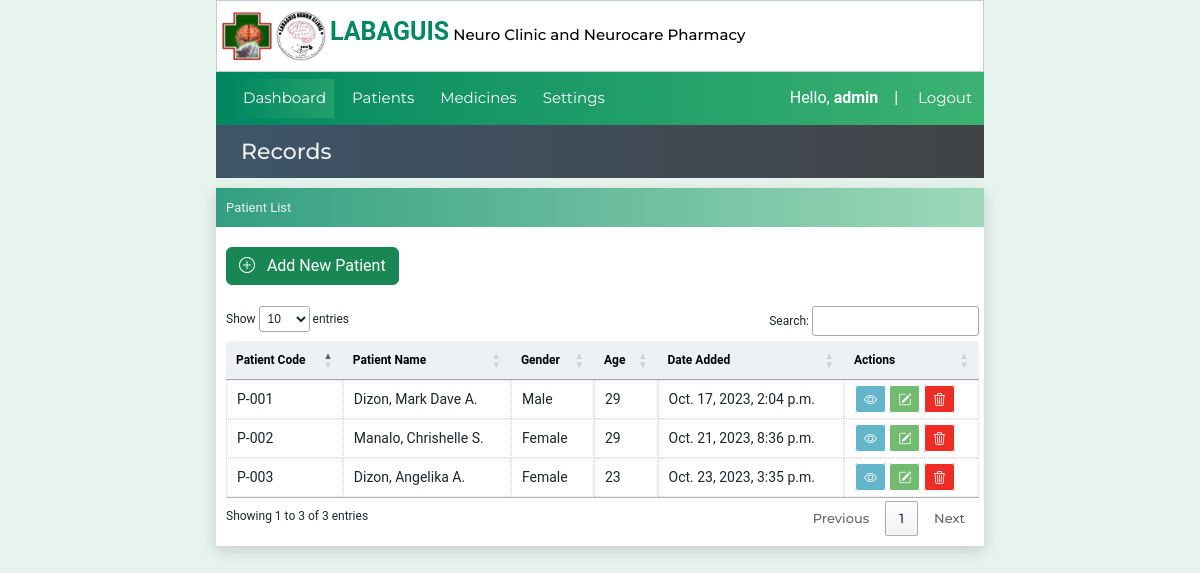
The app's page /patienttable (signed in), older data.
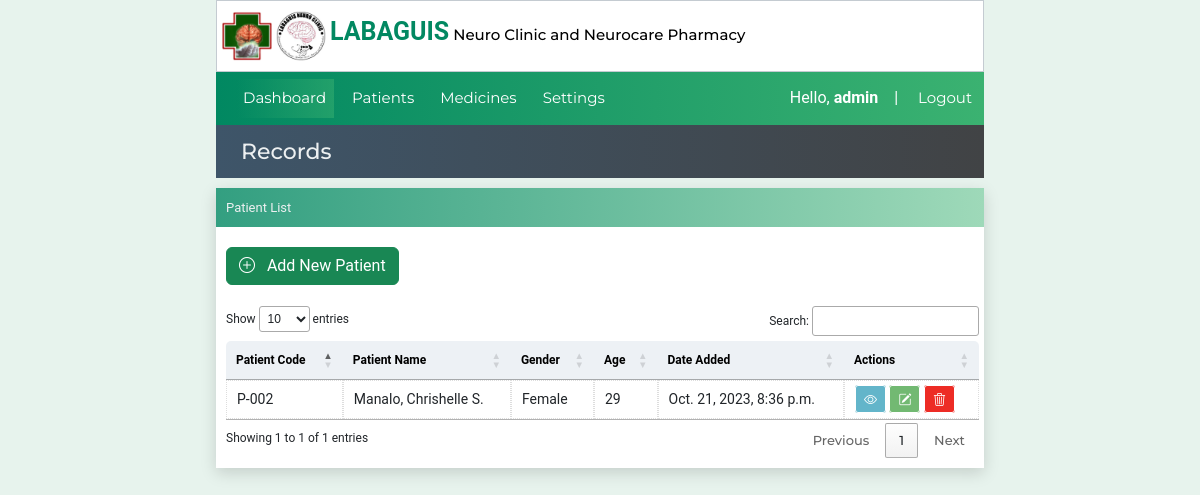
The same page, newer data.
### website/models.py (models this page shows, shortened)
class Patient(models.Model):
    created_at = models.DateTimeField(auto_now_add=True)
    patient_code=models.CharField(max_length=50)
    first_name = models.CharField(max_length=50)
    middle_name = models.CharField(max_length=50)
    last_name = models.CharField(max_length=50)
    age = models.CharField(max_length=50)
    bday = models.CharField(max_length=50,default='')
    civil_status = models.CharField(max_length=50,default='')
    gender = models.CharField(max_length=50)
    address = models.CharField(max_length=100)
    contact_number = models.CharField(max_length=50)
    srID = models.CharField(max_length=50,null=True, blank=True)
    pwdID = models.CharField(max_length=50,null=True, blank=True)
    nationality = models.CharField(max_length=50,null=True, blank=True)

### website/views.py (the view)
# urls.py: path('patienttable',views.patienttable, name='patienttable'),
@login_required(login_url="loginuser")
def patienttable(request):
    patientsdata = {'patientsdata': Patient.objects.all()}
    return render(request, 'patienttable.html',patientsdata)

### website/templates/patienttable.html
{% extends 'index.html' %}
{% block pagetitle %}
Records
{% endblock pagetitle %}
{% block content%}
    <div class="container2">
      <div class="title-form">Patient List</div>
      <div class="table-box">
        <a href="{% url "patientlist" %}" class="btn btn-success mb-3" type="submit"><i class="bi bi-plus-circle"></i> &nbsp Add New Patient</a>
        {% include 'patientstable.html' %}
      </div>
{%endblock%}

### website/templates/patientstable.html
    <table id="patienttable" class="patient-tables content-table">
      <thead >
        <th>Patient Code</th>
        <th>Patient Name</th>
        <th>Gender</th>
        <th>Age</th>
        <th>Date Added</th>
        <th>Actions</th>
      </thead>
      <tbody>
        {% for x in patientsdata %}
        <tr>
          <td>{{x.patient_code}}</td>
          <td>{{x.last_name}}, {{x.first_name}} {{x.middle_name.0}}.</td>
          <td>{{x.gender}}</td>
          <td>{{x.age}}</td>
          <td>{{x.created_at}}</td>
          <td>
            <a href="{% url 'patientinfo' x.id %}" id="link-view"><i class="bi bi-eye"></i></a>
            <a href="{% url 'editpatient' x.id %}" id="link-edit"><i class="bi bi-pencil-square"></i></a>
            <a href="{% url 'deletepatient' x.id %}" id="link-delete"><i class="bi bi-trash3"></i></a>
          </td>
        </tr>
        {% endfor %}
      </tbody>
    </table>

Row changes from the older to the newer data that the page shows:
removed Patient: patient_code "P-001", last_name "Dizon", first_name "Mark Dave", middle_name.0 "A", gender "Male", age "29", created_at "Oct. 17, 2023, 2:04 p.m."
removed Patient: patient_code "P-003", last_name "Dizon", first_name "Angelika", middle_name.0 "A", gender "Female", age "23", created_at "Oct. 23, 2023, 3:35 p.m."
Text that changed along with them:
text written by a page script: "Show entries Search: Showing 1 to 3 of 3 entries Previous 1 Next" → "Show entries Search: Showing 1 to 1 of 1 entries Previous 1 Next"
